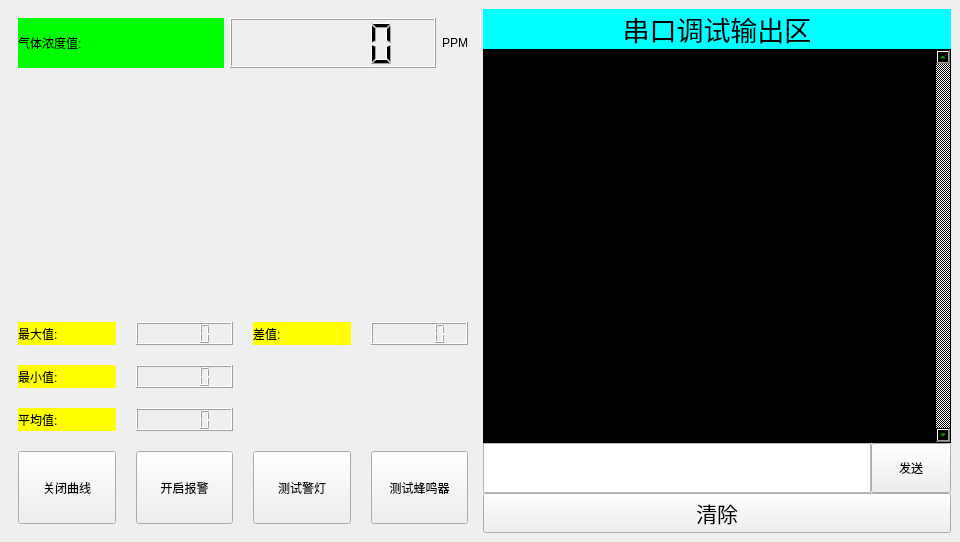
<?xml version="1.0" encoding="UTF-8"?>
<ui version="4.0">
 <class>MainWindow</class>
 <widget class="QMainWindow" name="MainWindow">
  <property name="geometry">
   <rect>
    <x>0</x>
    <y>0</y>
    <width>960</width>
    <height>542</height>
   </rect>
  </property>
  <property name="sizePolicy">
   <sizepolicy hsizetype="Expanding" vsizetype="Expanding">
    <horstretch>0</horstretch>
    <verstretch>0</verstretch>
   </sizepolicy>
  </property>
  <property name="windowTitle">
   <string>MainWindow</string>
  </property>
  <property name="windowIcon">
   <iconset>
    <normaloff>:/logo.png</normaloff>:/logo.png</iconset>
  </property>
  <widget class="QWidget" name="centralwidget">
   <property name="styleSheet">
    <string notr="true"/>
   </property>
   <layout class="QHBoxLayout" name="horizontalLayout_2">
    <item>
     <widget class="QWidget" name="MainPage" native="true">
      <property name="sizePolicy">
       <sizepolicy hsizetype="Expanding" vsizetype="Expanding">
        <horstretch>0</horstretch>
        <verstretch>0</verstretch>
       </sizepolicy>
      </property>
      <layout class="QVBoxLayout" name="verticalLayout_2">
       <item>
        <widget class="QWidget" name="widget_3" native="true">
         <property name="sizePolicy">
          <sizepolicy hsizetype="Expanding" vsizetype="Minimum">
           <horstretch>0</horstretch>
           <verstretch>0</verstretch>
          </sizepolicy>
         </property>
         <property name="minimumSize">
          <size>
           <width>0</width>
           <height>50</height>
          </size>
         </property>
         <layout class="QHBoxLayout" name="horizontalLayout">
          <property name="leftMargin">
           <number>0</number>
          </property>
          <property name="topMargin">
           <number>0</number>
          </property>
          <property name="rightMargin">
           <number>0</number>
          </property>
          <property name="bottomMargin">
           <number>0</number>
          </property>
          <item>
           <widget class="QLabel" name="label">
            <property name="styleSheet">
             <string notr="true">font: 20pt &quot;幼圆&quot;;
background-color: rgb(0, 255, 0);</string>
            </property>
            <property name="text">
             <string>气体浓度值:</string>
            </property>
           </widget>
          </item>
          <item>
           <widget class="QLCDNumber" name="SensorValue"/>
          </item>
          <item>
           <widget class="QLabel" name="ppm_text">
            <property name="sizePolicy">
             <sizepolicy hsizetype="Fixed" vsizetype="Preferred">
              <horstretch>0</horstretch>
              <verstretch>0</verstretch>
             </sizepolicy>
            </property>
            <property name="styleSheet">
             <string notr="true">font: 20pt &quot;Sans Serif&quot;;</string>
            </property>
            <property name="text">
             <string>PPM</string>
            </property>
           </widget>
          </item>
         </layout>
        </widget>
       </item>
       <item>
        <widget class="QCustomPlot" name="curveShowWidget" native="true">
         <property name="sizePolicy">
          <sizepolicy hsizetype="Expanding" vsizetype="Expanding">
           <horstretch>0</horstretch>
           <verstretch>0</verstretch>
          </sizepolicy>
         </property>
        </widget>
       </item>
       <item>
        <widget class="QWidget" name="widget_5" native="true">
         <property name="sizePolicy">
          <sizepolicy hsizetype="Expanding" vsizetype="Expanding">
           <horstretch>0</horstretch>
           <verstretch>0</verstretch>
          </sizepolicy>
         </property>
         <layout class="QVBoxLayout" name="verticalLayout_3">
          <property name="spacing">
           <number>20</number>
          </property>
          <property name="leftMargin">
           <number>0</number>
          </property>
          <property name="topMargin">
           <number>20</number>
          </property>
          <property name="rightMargin">
           <number>0</number>
          </property>
          <property name="bottomMargin">
           <number>0</number>
          </property>
          <item>
           <layout class="QGridLayout" name="gridLayout">
            <item row="2" column="0">
             <widget class="QLabel" name="label_4">
              <property name="styleSheet">
               <string notr="true">font: 16pt &quot;幼圆&quot;;
background-color: rgb(255, 255, 0);</string>
              </property>
              <property name="text">
               <string>平均值:</string>
              </property>
             </widget>
            </item>
            <item row="2" column="1">
             <widget class="QLCDNumber" name="AverageValue">
              <property name="styleSheet">
               <string notr="true">font: 16pt &quot;Ubuntu Mono&quot;;</string>
              </property>
             </widget>
            </item>
            <item row="0" column="1">
             <widget class="QLCDNumber" name="MaxValue">
              <property name="styleSheet">
               <string notr="true">font: 16pt &quot;Ubuntu Mono&quot;;</string>
              </property>
             </widget>
            </item>
            <item row="0" column="2">
             <widget class="QLabel" name="label_5">
              <property name="styleSheet">
               <string notr="true">font: 16pt &quot;幼圆&quot;;
background-color: rgb(255, 255, 0);</string>
              </property>
              <property name="text">
               <string>差值:</string>
              </property>
             </widget>
            </item>
            <item row="0" column="0">
             <widget class="QLabel" name="label_2">
              <property name="styleSheet">
               <string notr="true">font: 16pt &quot;幼圆&quot;;
background-color: rgb(255, 255, 0);</string>
              </property>
              <property name="text">
               <string>最大值:</string>
              </property>
             </widget>
            </item>
            <item row="1" column="0">
             <widget class="QLabel" name="label_3">
              <property name="styleSheet">
               <string notr="true">font: 16pt &quot;幼圆&quot;;
background-color: rgb(255, 255, 0);</string>
              </property>
              <property name="text">
               <string>最小值:</string>
              </property>
             </widget>
            </item>
            <item row="1" column="1">
             <widget class="QLCDNumber" name="MinValue">
              <property name="styleSheet">
               <string notr="true">font: 16pt &quot;Ubuntu Mono&quot;;</string>
              </property>
             </widget>
            </item>
            <item row="0" column="3">
             <widget class="QLCDNumber" name="DifferValue">
              <property name="styleSheet">
               <string notr="true">font: 16pt &quot;Ubuntu Mono&quot;;</string>
              </property>
             </widget>
            </item>
           </layout>
          </item>
          <item>
           <layout class="QHBoxLayout" name="horizontalLayout_3">
            <item>
             <widget class="QPushButton" name="PlotCtrl">
              <property name="sizePolicy">
               <sizepolicy hsizetype="Expanding" vsizetype="Expanding">
                <horstretch>0</horstretch>
                <verstretch>0</verstretch>
               </sizepolicy>
              </property>
              <property name="text">
               <string>关闭曲线</string>
              </property>
             </widget>
            </item>
            <item>
             <widget class="QPushButton" name="AlarmCtr">
              <property name="sizePolicy">
               <sizepolicy hsizetype="Expanding" vsizetype="Expanding">
                <horstretch>0</horstretch>
                <verstretch>0</verstretch>
               </sizepolicy>
              </property>
              <property name="text">
               <string>开启报警</string>
              </property>
             </widget>
            </item>
            <item>
             <widget class="QPushButton" name="AlarmLightCtr">
              <property name="sizePolicy">
               <sizepolicy hsizetype="Expanding" vsizetype="Expanding">
                <horstretch>0</horstretch>
                <verstretch>0</verstretch>
               </sizepolicy>
              </property>
              <property name="text">
               <string>测试警灯</string>
              </property>
             </widget>
            </item>
            <item>
             <widget class="QPushButton" name="BellCtrl">
              <property name="sizePolicy">
               <sizepolicy hsizetype="Expanding" vsizetype="Expanding">
                <horstretch>0</horstretch>
                <verstretch>0</verstretch>
               </sizepolicy>
              </property>
              <property name="text">
               <string>测试蜂鸣器</string>
              </property>
             </widget>
            </item>
           </layout>
          </item>
         </layout>
        </widget>
       </item>
      </layout>
     </widget>
    </item>
    <item>
     <widget class="QWidget" name="DebugOutPut" native="true">
      <layout class="QVBoxLayout" name="verticalLayout">
       <property name="spacing">
        <number>0</number>
       </property>
       <property name="leftMargin">
        <number>0</number>
       </property>
       <property name="topMargin">
        <number>0</number>
       </property>
       <property name="rightMargin">
        <number>0</number>
       </property>
       <property name="bottomMargin">
        <number>0</number>
       </property>
       <item>
        <widget class="QLabel" name="SerialOutTitle">
         <property name="sizePolicy">
          <sizepolicy hsizetype="Expanding" vsizetype="Fixed">
           <horstretch>0</horstretch>
           <verstretch>0</verstretch>
          </sizepolicy>
         </property>
         <property name="font">
          <font>
           <family>幼圆</family>
           <pointsize>20</pointsize>
           <weight>50</weight>
           <italic>false</italic>
           <bold>false</bold>
          </font>
         </property>
         <property name="styleSheet">
          <string notr="true">font: 20pt &quot;幼圆&quot;;
background-color: rgb(0, 255, 255);</string>
         </property>
         <property name="text">
          <string>串口调试输出区</string>
         </property>
         <property name="alignment">
          <set>Qt::AlignCenter</set>
         </property>
        </widget>
       </item>
       <item>
        <widget class="QTextBrowser" name="textBrowser">
         <property name="styleSheet">
          <string notr="true">background-color: rgb(0, 0, 0);
color: rgb(0, 255, 0);
font: 12pt &quot;黑体&quot;;</string>
         </property>
         <property name="verticalScrollBarPolicy">
          <enum>Qt::ScrollBarAlwaysOn</enum>
         </property>
         <property name="horizontalScrollBarPolicy">
          <enum>Qt::ScrollBarAlwaysOff</enum>
         </property>
        </widget>
       </item>
       <item>
        <widget class="QWidget" name="widget_27" native="true">
         <property name="sizePolicy">
          <sizepolicy hsizetype="Expanding" vsizetype="Fixed">
           <horstretch>0</horstretch>
           <verstretch>0</verstretch>
          </sizepolicy>
         </property>
         <property name="minimumSize">
          <size>
           <width>0</width>
           <height>40</height>
          </size>
         </property>
         <property name="maximumSize">
          <size>
           <width>16777215</width>
           <height>50</height>
          </size>
         </property>
         <layout class="QHBoxLayout" name="horizontalLayout_27">
          <property name="spacing">
           <number>0</number>
          </property>
          <property name="leftMargin">
           <number>0</number>
          </property>
          <property name="topMargin">
           <number>0</number>
          </property>
          <property name="rightMargin">
           <number>0</number>
          </property>
          <property name="bottomMargin">
           <number>0</number>
          </property>
          <item>
           <widget class="QTextEdit" name="cmd_buff">
            <property name="styleSheet">
             <string notr="true">font: 25pt &quot;黑体&quot;;</string>
            </property>
           </widget>
          </item>
          <item>
           <widget class="QPushButton" name="cmd_send">
            <property name="sizePolicy">
             <sizepolicy hsizetype="Fixed" vsizetype="Expanding">
              <horstretch>0</horstretch>
              <verstretch>0</verstretch>
             </sizepolicy>
            </property>
            <property name="text">
             <string>发送</string>
            </property>
           </widget>
          </item>
         </layout>
        </widget>
       </item>
       <item>
        <widget class="QPushButton" name="ClearUartWindow">
         <property name="sizePolicy">
          <sizepolicy hsizetype="Expanding" vsizetype="Fixed">
           <horstretch>0</horstretch>
           <verstretch>0</verstretch>
          </sizepolicy>
         </property>
         <property name="font">
          <font>
           <family>黑体</family>
           <pointsize>16</pointsize>
           <weight>50</weight>
           <italic>false</italic>
           <bold>false</bold>
          </font>
         </property>
         <property name="text">
          <string>清除</string>
         </property>
        </widget>
       </item>
      </layout>
     </widget>
    </item>
   </layout>
  </widget>
  <widget class="QMenuBar" name="menubar">
   <property name="geometry">
    <rect>
     <x>0</x>
     <y>0</y>
     <width>960</width>
     <height>20</height>
    </rect>
   </property>
  </widget>
 </widget>
 <customwidgets>
  <customwidget>
   <class>QCustomPlot</class>
   <extends>QWidget</extends>
   <header location="global">qcustomplot.h</header>
   <container>1</container>
  </customwidget>
 </customwidgets>
 <resources/>
 <connections/>
</ui>
